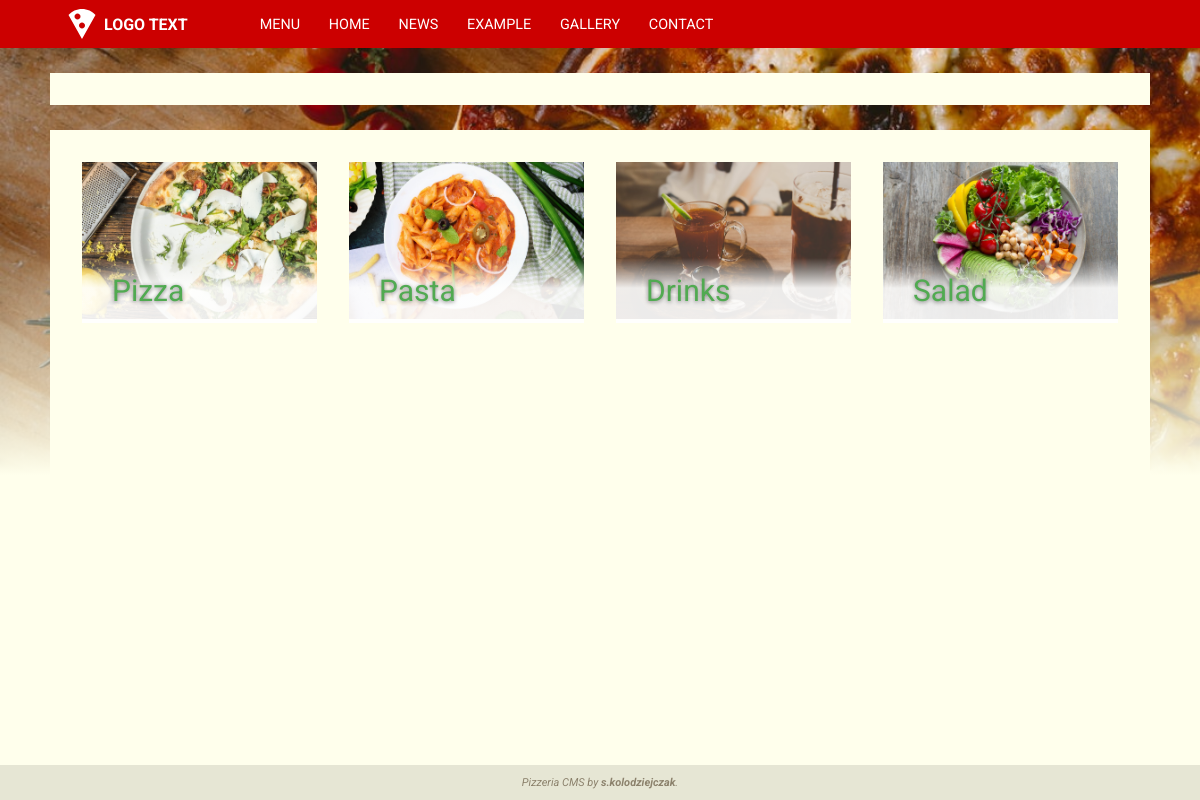
The app's page /page/menu, older data.
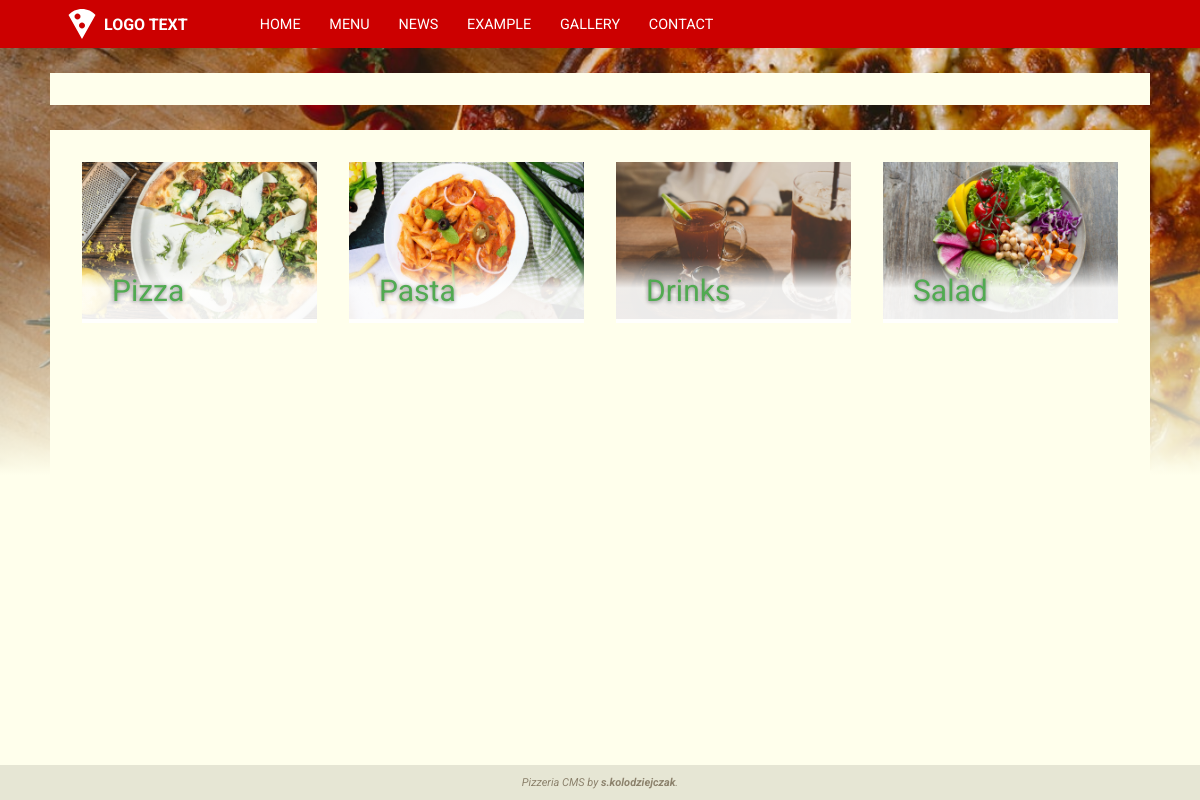
The same page, newer data.
### base/models.py (models this page shows, shortened)
class AppConfig(models.Model):
  title = models.CharField(max_length = 120)
  favicon = models.ImageField(blank = True, upload_to = 'config')
  logo_image = models.ImageField(blank = True, upload_to = 'config')
  logo_text =  models.CharField(blank = True, max_length = 40)
  homepage = models.ForeignKey(Navigation, on_delete = models.DO_NOTHING, blank = False, null = True)
  background_image = models.ImageField(blank = True, upload_to = 'config')
  background_color = RGBColorField()
  accent_color_1 = RGBColorField()
  accent_color_2 = RGBColorField()
  accent_color_3 = RGBColorField()
  text_color_1 = RGBColorField()
  text_color_2 = RGBColorField()
  small_font_size = models.IntegerField(default=11,validators=[
    MinValueValidator(6),
    MaxValueValidator(12)
  ])
  normal_font_size = models.IntegerField(default=14,validators=[
    MinValueValidator(12),
    MaxValueValidator(18)
  ])
  big_font_size = models.IntegerField(default=30,validators=[
    MinValueValidator(18),
    MaxValueValidator(36)
  ])

class Navigation(models.Model):
  url = models.SlugField(max_length = 40, unique = True)
  label = models.CharField(max_length = 50)
  subsite = models.ForeignKey(Subsite, on_delete = models.CASCADE, blank = False, null = True)
  sort = models.PositiveIntegerField(default = 0)
  application = models.CharField(max_length = 40, blank = True)
  visible = models.BooleanField(default = True, blank = False)
  class Meta(object):
    ordering = ['sort']

### menu/models.py (models this page shows, shortened)
class Category(models.Model):
  category_label = models.CharField(max_length = 100)
  photo = models.ImageField(blank = True, upload_to = 'menu')
  sort = models.PositiveIntegerField(default = 0)
  class Meta(object):
    ordering = ['sort']

### base/views.py (the view)
# urls.py: path('<slug:url>', views.index, name='index'),
def index(request, url, param = None):
  try:
    link = Navigation.objects.filter(visible = True, url = url)[:1].get()
    if(link.subsite is None):
      return views[link.application].index(request, param)
    else:
      return render(request, 'subsite/index.html', {
        'item': link.subsite
      })
  except ObjectDoesNotExist:
    raise Http404

### base/utils.py (called while the page is built)
def get_navigation():
  return Navigation.objects.order_by('sort')

def get_config():
  return AppConfig.objects.all()[:1].get()

def get_ad():
  try:
    return Ad.objects.all()[:1].get()
  except ObjectDoesNotExist:
    return None

def render(request, templateUrl, viewbag = {}):
    ad = get_ad()
    cfg = get_config()
    nav = get_navigation()
    return django_render(request, templateUrl, {
      'ad': ad,
      'cfg': cfg,
      'nav': nav,
      'viewbag': viewbag,
    })

### menu/views.py (called while the page is built)
def render_categories(request):
  return render(request, 'menu/categories.html', {
    'categories': Category.objects.all()
  })

def index(request, param = None):
  category_str = request.GET.get('category', None)
  if category_str is None:
    return render_categories(request)
  category = Category.objects.filter(category_label__iexact = category_str)[0]
  return render_by_category(request, category)

### menu/templates/menu/categories.html
{% extends "base/base.html" %}
{% load static %}
{% block styles %}
  <link rel="stylesheet" type="text/css" href="{% static 'menu/styles/categories.css' %}">
{% endblock %}
{% block content %}
  {% if viewbag.categories %}
    <section class="categories">
    {% for c in viewbag.categories %}
      <a class="category"
         href="{% url 'base:index' 'menu' %}?category={{c.category_label | lower}}">
        <span class="category__label">{{ c.category_label }}</span>
      {% if c.photo %}
        <img class="category__photo" src="{{c.photo.url}}" alt="{{c.category_label}}"/>
      {% endif %}
      </a>
    {% endfor %}
    </section>
  {% endif %}
{% endblock %}

### base/templates/base/base.html (shortened to what this page needs)
{% extends "base/layout.html" %}
{% load static %}
{% block header %}
  <a class="logo" href="/">
    {% if cfg.logo_image %}
      <img class="logo__image" src="{{cfg.logo_image.url}}"/>
    {% endif %}
    <span class="logo__text">
      {{ cfg.logo_text }}
    </span>
  </a>
  <nav class="nav">
  {% for item in nav %}
    <a class="nav__link" href="{% url 'base:index' item.url %}">{{ item.label }}</a>
  {% endfor %}
  </nav>
{% endblock %}
{% block footer %}
  <p>Pizzeria CMS by <span class="bold">s.kolodziejczak</span>.</p>
{% endblock %}

### base/templates/base/layout.html (shortened to what this page needs)
{% load static %}
<!DOCTYPE html>
<html lang="en">
  <head>
    <link rel="stylesheet" type="text/css" href="{% static 'base/styles/layout.css' %}">
    <link rel="stylesheet" type="text/css" href="{% static 'base/styles/base.css' %}">
    {% block styles %}{% endblock %}
  </head>
  <body>
    <div class="page" style="background:{{ cfg.background_color }}">
      <header class="page__header">
        {% block header %}{% endblock %}
      </header>
      {% if ad %}
        <div class="page__ad">
        </div>
      {% endif %}
      <main class="page__content">
        {% block content %}{% endblock %}
      </main>
      <footer class="page__footer">
        {% block footer %}{% endblock %}
      </footer>
    </div>
  </body>
</html>

### base/static/base/styles/layout.css (style rules this page uses)
html, body { min-height: 100vh; margin: 0; padding: 0; }
* { font-family: 'Roboto', sans-serif; }
.page { display: flex; flex-direction: column; min-height: 100vh; margin: auto; }
.page__header, .page__nav, .page__footer { display: flex; position: relative; }
.page__ad, .page__content { margin: 25px 50px; }
.page__content { flex: 1; margin-top: 50px; }
.page__ad + .page__content { margin-top: 0; }
.page__footer { min-height: 2em; }
.page__header, .page__ad, .page__content, .page__footer { z-index: 1; }

### base/static/base/styles/base.css (style rules this page uses)
.page__header { align-items: center; background: var(--accent-color-1); display: flex; height: 3em; min-height: 3em; padding: 0 4em; z-index: 2; }
.page__ad, .page__content { padding: 1em; background: var(--background-color); }
.page__footer { align-items: center; background: var(--background-color); color: var(--text-color-2); filter: brightness(90%); font-size: var(--small-font-size); font-style: italic; justify-content: center; }
.logo, .nav, .nav__link { align-items: center; display: flex; justify-content: center; }
.nav__link { margin: 0; padding: 0; height: 100%; }
.logo { color: var(--accent-color-3); font-size: var(--medium-font-size); font-weight: 700; outline: 0; text-decoration: none; }
.logo__image + .logo__text { margin-left: .25em; }
.nav { color: var(--accent-color-3); font-size: .9em; height: 100%; margin-left: 4em; }
.nav__link { text-transform: uppercase; text-decoration: none; box-sizing: border-box; color: inherit; outline: none; padding: 0 1em; background: var(--accent-color-1); }
.bold { font-weight: bolder; }

### menu/static/menu/styles/categories.css (style rules this page uses)
.categories { display: flex; flex-wrap: wrap; }
.category { box-sizing: border-box; flex: 1 0 calc(25% - 2em); margin: 1em; position: relative; width: calc(25% - 2em); }
.category__label { bottom: 0; color: var(--accent-color-2); display: block; font-size: var(--big-font-size); left: 0; padding: .5em 1em; position: absolute; text-decoration: none; text-shadow: rgba(0, 0, 0, 0.5) 0px 1px 4px; right: 0; z-index: 1; }
.category__label::after { background: linear-gradient(transparent 0px, rgba(255, 255, 254, 0.9) 1em, rgba(255, 255, 255, 0.9)); bottom: 0px; box-sizing: content-box; content: ""; height: 100%; left: 0px; position: absolute; right: 0px; z-index: -1; }
.category__photo { height: auto; width: 100%; }

Row changes from the older to the newer data that the page shows:
changed Navigation "HOME": moves up the list
